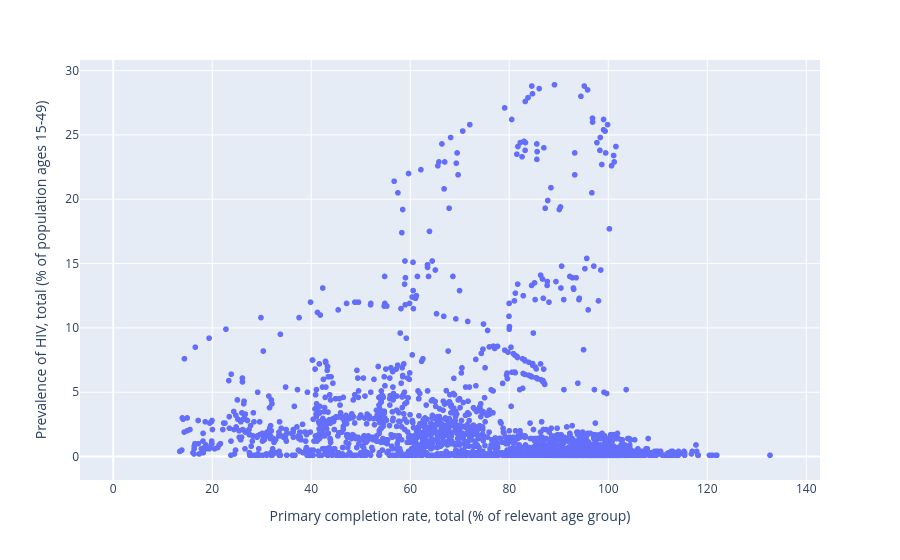

The code cell stored with this chart in its notebook:
### Code cell
px.scatter(aids[aids['Primary completion rate, total (% of relevant age group)']<=1500000000],
           x='Primary completion rate, total (% of relevant age group)', 
           y='Prevalence of HIV, total (% of population ages 15-49)')

### Figure 1 — Plotly figure (JSON) as saved in the notebook; plotly's stock layout.template omitted (floating-point values rounded to 4 significant figures; data arrays with more than 128 entries replaced by an {"elided": "..."} marker saying what was removed)
{"data": [{"hovertemplate": "Primary completion rate, total (% of relevant age group)=%{x}<br>Prevalence of HIV, total (% of population ages 15-49)=%{y}<extra></extra>", "legendgroup": "", "marker": {"color": "#636efa", "symbol": "circle"}, "mode": "markers", "name": "", "showlegend": false, "type": "scattergl", "x": {"elided": "6892 float values"}, "xaxis": "x", "y": {"elided": "6892 float values"}, "yaxis": "y"}], "layout": {"legend": {"tracegroupgap": 0}, "margin": {"t": 60}, "xaxis": {"anchor": "y", "domain": [0, 1], "title": {"text": "Primary completion rate, total (% of relevant age group)"}}, "yaxis": {"anchor": "x", "domain": [0, 1], "title": {"text": "Prevalence of HIV, total (% of population ages 15-49)"}}}}
